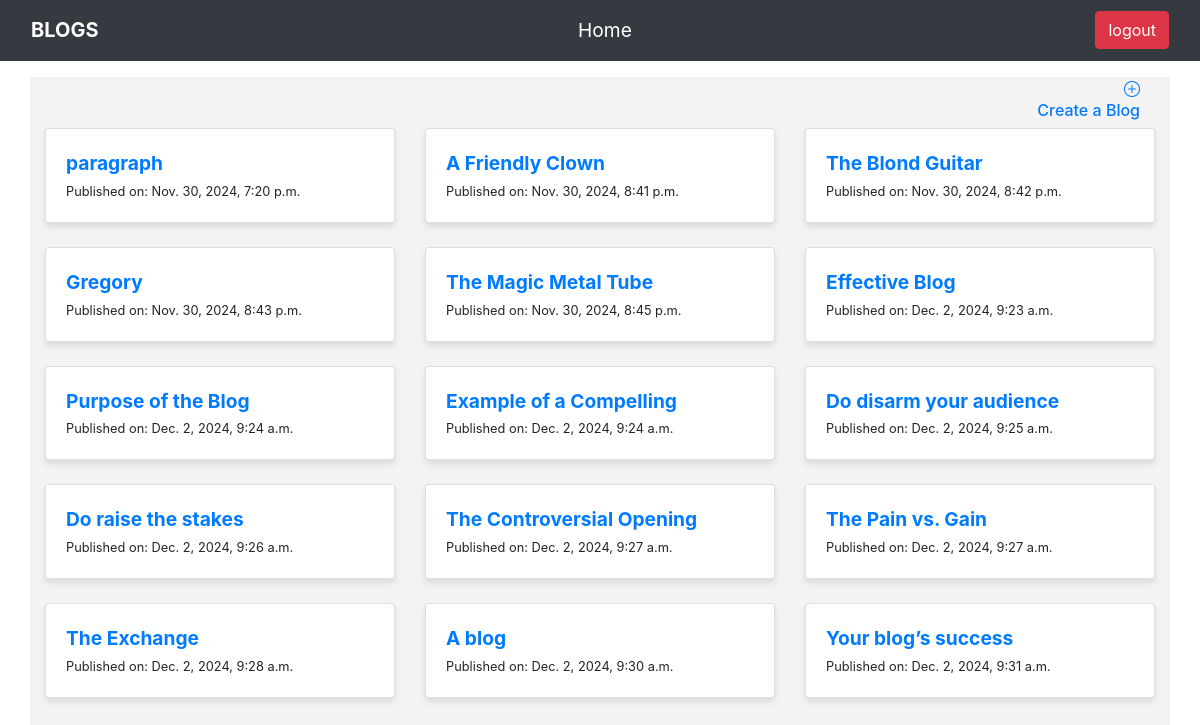
The app's page /home (signed in), older data.
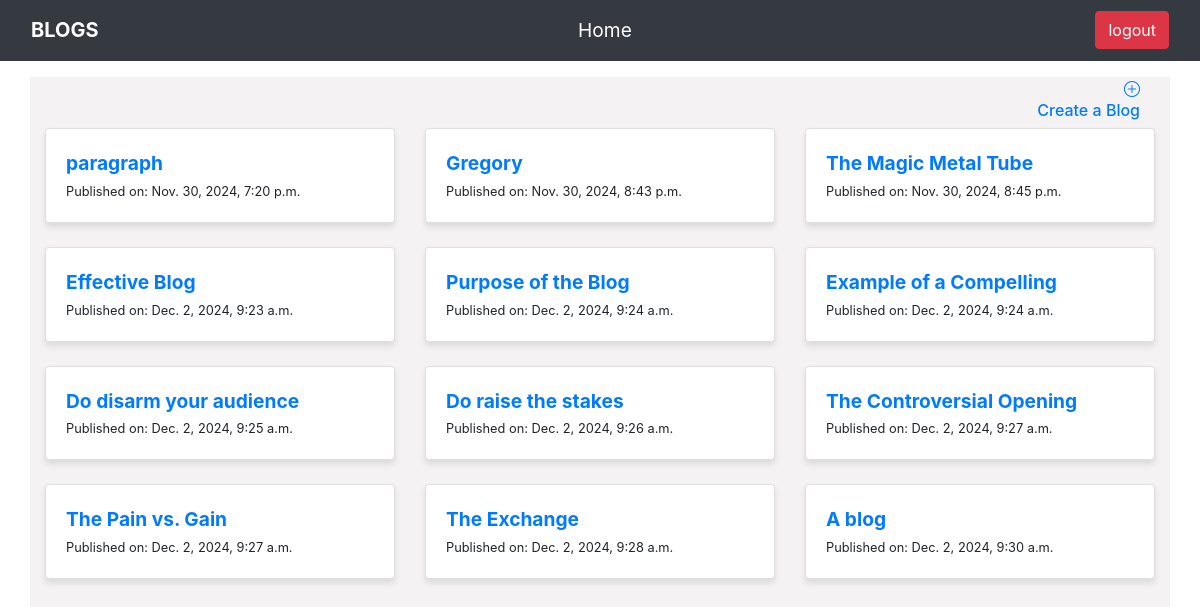
The same page, newer data.
### my_app/models.py (models this page shows)
class Post(models.Model):
    title = models.CharField(max_length=50,null=True,blank=True)
    content = models.TextField()
    author = models.ForeignKey(User, on_delete=models.SET_NULL, null=True, blank=True)
    published = models.DateTimeField(auto_now_add=True)

### my_app/views.py (the view)
# urls.py: path('home',views.home_page,name="home_page"),
def home_page(request):
    try:
        if not request.user.is_authenticated:
            raise Http404('User Not Authenticated')
        posts = Post.objects.all()
        return render(request,'home.html',{'posts':posts})
    except Http404:
        messages.error(request,'You Must Login First')
        return redirect('login_view')

### my_app/templates/home.html (shortened to what this page needs)
<!doctype html>
<html lang="en">
<head>
    {% load static %}
    <link rel="stylesheet" href="{% static 'home.css' %}">
    <link rel="stylesheet" href="https://cdn.jsdelivr.net/npm/bootstrap-icons@1.11.3/font/bootstrap-icons.min.css">
    <link rel="stylesheet" href="https://stackpath.bootstrapcdn.com/bootstrap/4.3.1/css/bootstrap.min.css"
>
</head>
<body>
        <div>
            <nav class="navbar navbar-expand-lg navbar-dark bg-dark">
                <div class="container-fluid">
                    <a class="navbar-brand" href="{% url 'home_page' %}">BLOGS</a>
                    <div class="mx-auto">
                        <a class="nav-link active text-white" href="{% url 'home_page' %}">Home</a>
                    </div>
                    <div class="d-flex">
                        <a  class="btn btn-danger" href="{% url 'logout_view' %}" class="logout">logout</a>
                    </div>
                </div>
            </nav>
        </div>
        <div class="container mt-3">
            <div class='create'><a href="{% url 'create_post' %}"><i class="bi bi-plus-circle"></i>
                    <h6>Create a Blog</h6>
                </a></div>
            <div class="row">
                {% for post in posts %}
                <div class="col-md-4 mb-4">
                    <div class="card" style="width: 100%;">
                        <div class="card-body">
                            <a href="{% url 'post_detail' post.id %}" class="card-title">{{ post.title }}</a>
                            <div><small>Published on: {{ post.published }}</small></div>
                        </div>
                    </div>
                </div>
                {% endfor %}
            </div>
        </div>
</body>
</html>

### my_app/static/home.css (style rules this page uses)
* { margin: 0; padding: 0; box-sizing: border-box; }
body { min-height:100vh !important; overflow-y: scroll; }
.navbar-brand { font-size: 1.5rem; font-weight: bold; color: white; }
.nav-link { font-size: 1.2rem; }
.create { text-align: right; margin-right: 15px; }
.create a { font-weight: bold; text-decoration: none; color: #007bff; }
.container { height: 100vh; background-color: rgb(166 147 147 / 12%); }
.card { border: 1px solid #ddd; border-radius: 8px; box-shadow: 0 4px 6px rgba(0, 0, 0, 0.1); }
.card-title { font-size: 1.2rem; font-weight: bold; color: #007bff; text-decoration: none; }

Row changes from the older to the newer data that the page shows:
removed Post: title "A Friendly Clown", published "Nov. 30, 2024, 8:41 p.m."
removed Post: title "The Blond Guitar", published "Nov. 30, 2024, 8:42 p.m."
removed Post: title "Your blog’s success", published "Dec. 2, 2024, 9:31 a.m."
